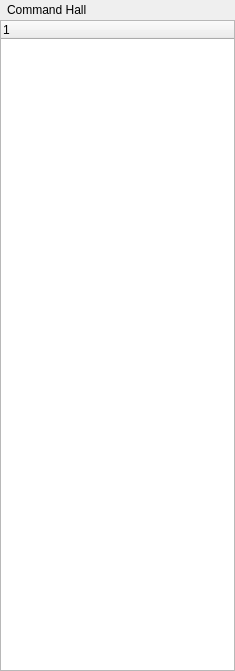
<?xml version="1.0" encoding="UTF-8"?>
<ui version="4.0">
 <class>SignalGroupManageWidget</class>
 <widget class="QWidget" name="SignalGroupManageWidget">
  <property name="geometry">
   <rect>
    <x>0</x>
    <y>0</y>
    <width>235</width>
    <height>671</height>
   </rect>
  </property>
  <property name="windowTitle">
   <string>Form</string>
  </property>
  <layout class="QGridLayout" name="gridLayout">
   <property name="leftMargin">
    <number>0</number>
   </property>
   <property name="topMargin">
    <number>0</number>
   </property>
   <property name="rightMargin">
    <number>0</number>
   </property>
   <property name="bottomMargin">
    <number>0</number>
   </property>
   <property name="spacing">
    <number>0</number>
   </property>
   <item row="0" column="0">
    <layout class="QHBoxLayout" name="horizontalLayout">
     <property name="spacing">
      <number>0</number>
     </property>
     <item>
      <widget class="QLabel" name="M_Icon">
       <property name="text">
        <string/>
       </property>
      </widget>
     </item>
     <item>
      <widget class="QLabel" name="M_title">
       <property name="text">
        <string>Command Hall</string>
       </property>
      </widget>
     </item>
     <item>
      <spacer name="horizontalSpacer">
       <property name="orientation">
        <enum>Qt::Horizontal</enum>
       </property>
       <property name="sizeHint" stdset="0">
        <size>
         <width>40</width>
         <height>20</height>
        </size>
       </property>
      </spacer>
     </item>
    </layout>
   </item>
   <item row="1" column="0">
    <widget class="SignalGroupManagerTree" name="M_treeWidget">
     <column>
      <property name="text">
       <string notr="true">1</string>
      </property>
     </column>
    </widget>
   </item>
  </layout>
 </widget>
 <customwidgets>
  <customwidget>
   <class>SignalGroupManagerTree</class>
   <extends>QTreeWidget</extends>
   <header location="global">signalgroupManagerTree.h</header>
  </customwidget>
 </customwidgets>
 <resources/>
 <connections/>
</ui>
